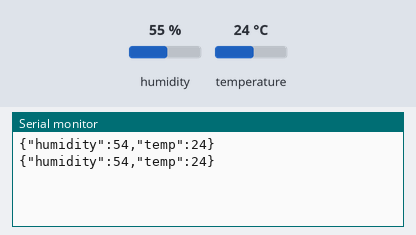
The sketch below on a simulated Arduino Uno, built with avr-gcc and run on an emulated ATmega328P. Shown: the last lines printed to the serial monitor. Wiring (inferred from the names in the program): DHT11 sensor: data pin 8. The inputs (shaded band) are chosen by the test bench; at power-on: humidity 55 %, temperature 24 °C.

Above: at 10.8 s.
10.9 s: humidity set to 22 %
At 20.7 s:
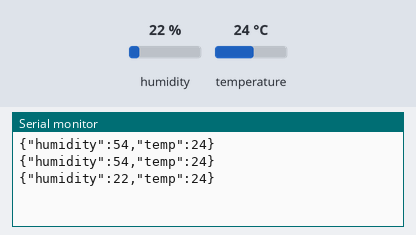
20.9 s: temperature set to 12 °C
At 30.7 s:
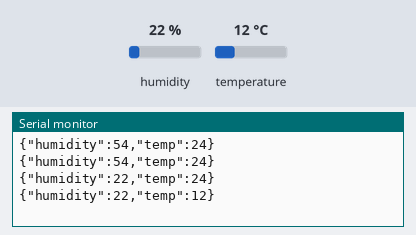
30.9 s: humidity set to 40 %
At 41.0 s:
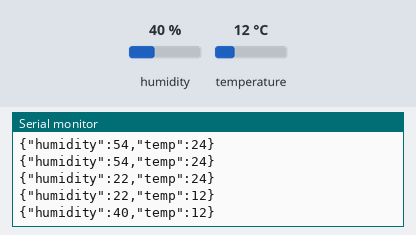
Timing chart, 0 to 42.5 s (numbered marks = the images above; inputs shaded):
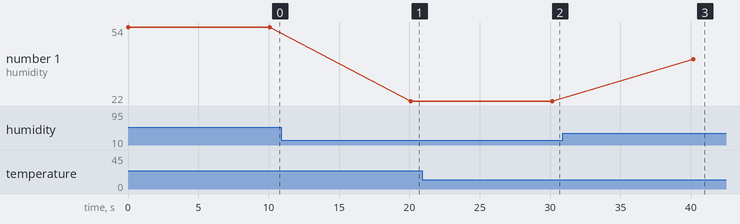

The sketch:

ReadTempHum.ino
```cpp
#include <ArduinoJson.h>

int DHpin = 8; // input/output pin
byte dat[5];

byte read_data()
{
  byte i = 0;
  byte result = 0;
  for (i = 0; i < 8; i++) {
      while (digitalRead(DHpin) == LOW); // wait 50us
      delayMicroseconds(30); //The duration of the high level is judged to determine whether the data is '0' or '1'
      if (digitalRead(DHpin) == HIGH)
        result |= (1 << (8 - i)); //High in the former, low in the post
    while (digitalRead(DHpin) == HIGH); //Data '1', waiting for the next bit of reception
    }
  return result;
}

void start_test()
{
  digitalWrite(DHpin, LOW); //Pull down the bus to send the start signal
  delay(30); //The delay is greater than 18 ms so that DHT 11 can detect the start signal
  digitalWrite(DHpin, HIGH);
  delayMicroseconds(40); //Wait for DHT11 to respond
  pinMode(DHpin, INPUT);
  while(digitalRead(DHpin) == HIGH);
  delayMicroseconds(80); //The DHT11 responds by pulling the bus low for 80us;

  if(digitalRead(DHpin) == LOW)
    delayMicroseconds(80); //DHT11 pulled up after the bus 80us to start sending data;
  for(int i = 0; i < 5; i++) //Receiving temperature and humidity data, check bits are not considered;
    dat[i] = read_data();
  pinMode(DHpin, OUTPUT);
  digitalWrite(DHpin, HIGH); //After the completion of a release of data bus, waiting for the host to start the next signal
}

void setup()
{
  Serial.begin(9600);
  pinMode(DHpin, OUTPUT);
}

void loop()
{
  start_test();

  const int capacity = JSON_OBJECT_SIZE(2); // Adjusted capacity for two values
  StaticJsonDocument<capacity> doc;

  float humidity = dat[0];
  float temperature = dat[2];

  doc["humidity"] = humidity;
  doc["temp"] = temperature;

  byte checksum = dat[0] + dat[1] + dat[2] + dat[3];
  if (dat[4] == checksum){
    // Serial.println("-- OK");
    serializeJson(doc, Serial);
    Serial.println();
    delay(10 * 1000);
  } else {
    // Serial.println("-- Checksum Error!");
    delay(1 * 1000);
  }
}
```

Measured:
- after the input at 10.9 s, the serial monitor: prints a new line after 9.2 s (image 1)
- after the input at 20.9 s, the serial monitor: prints a new line after 9.2 s (image 2)
- after the input at 30.9 s, the serial monitor: prints a new line after 9.3 s (image 3)
- plotted number 1: 54 → 22 after the input at 10.9 s, 22 → 40 after the input at 30.9 s
